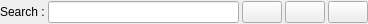
<?xml version="1.0" encoding="UTF-8"?>
<ui version="4.0">
 <class>QQPiniSearchWidget</class>
 <widget class="QWidget" name="QQPiniSearchWidget">
  <property name="geometry">
   <rect>
    <x>0</x>
    <y>0</y>
    <width>368</width>
    <height>24</height>
   </rect>
  </property>
  <property name="windowTitle">
   <string>Form</string>
  </property>
  <layout class="QHBoxLayout" name="horizontalLayout">
   <property name="spacing">
    <number>3</number>
   </property>
   <property name="leftMargin">
    <number>0</number>
   </property>
   <property name="topMargin">
    <number>0</number>
   </property>
   <property name="rightMargin">
    <number>0</number>
   </property>
   <property name="bottomMargin">
    <number>0</number>
   </property>
   <item>
    <widget class="QLabel" name="label">
     <property name="text">
      <string>Search :</string>
     </property>
    </widget>
   </item>
   <item>
    <widget class="QLineEdit" name="searchLineEdit"/>
   </item>
   <item>
    <widget class="QPushButton" name="revSearchPB">
     <property name="sizePolicy">
      <sizepolicy hsizetype="Fixed" vsizetype="Fixed">
       <horstretch>0</horstretch>
       <verstretch>0</verstretch>
      </sizepolicy>
     </property>
     <property name="baseSize">
      <size>
       <width>28</width>
       <height>24</height>
      </size>
     </property>
     <property name="text">
      <string/>
     </property>
    </widget>
   </item>
   <item>
    <widget class="QPushButton" name="fwdSearchPB">
     <property name="sizePolicy">
      <sizepolicy hsizetype="Fixed" vsizetype="Fixed">
       <horstretch>0</horstretch>
       <verstretch>0</verstretch>
      </sizepolicy>
     </property>
     <property name="minimumSize">
      <size>
       <width>0</width>
       <height>0</height>
      </size>
     </property>
     <property name="baseSize">
      <size>
       <width>28</width>
       <height>24</height>
      </size>
     </property>
     <property name="text">
      <string/>
     </property>
    </widget>
   </item>
   <item>
    <widget class="QPushButton" name="stopSearchPB">
     <property name="sizePolicy">
      <sizepolicy hsizetype="Fixed" vsizetype="Fixed">
       <horstretch>0</horstretch>
       <verstretch>0</verstretch>
      </sizepolicy>
     </property>
     <property name="text">
      <string/>
     </property>
     <property name="icon">
      <iconset resource="../rc/quteqoin_img.qrc">
       <normaloff>:/img/delete-icon.png</normaloff>:/img/delete-icon.png</iconset>
     </property>
    </widget>
   </item>
  </layout>
 </widget>
 <resources>
  <include location="../rc/quteqoin_img.qrc"/>
 </resources>
 <connections/>
</ui>
